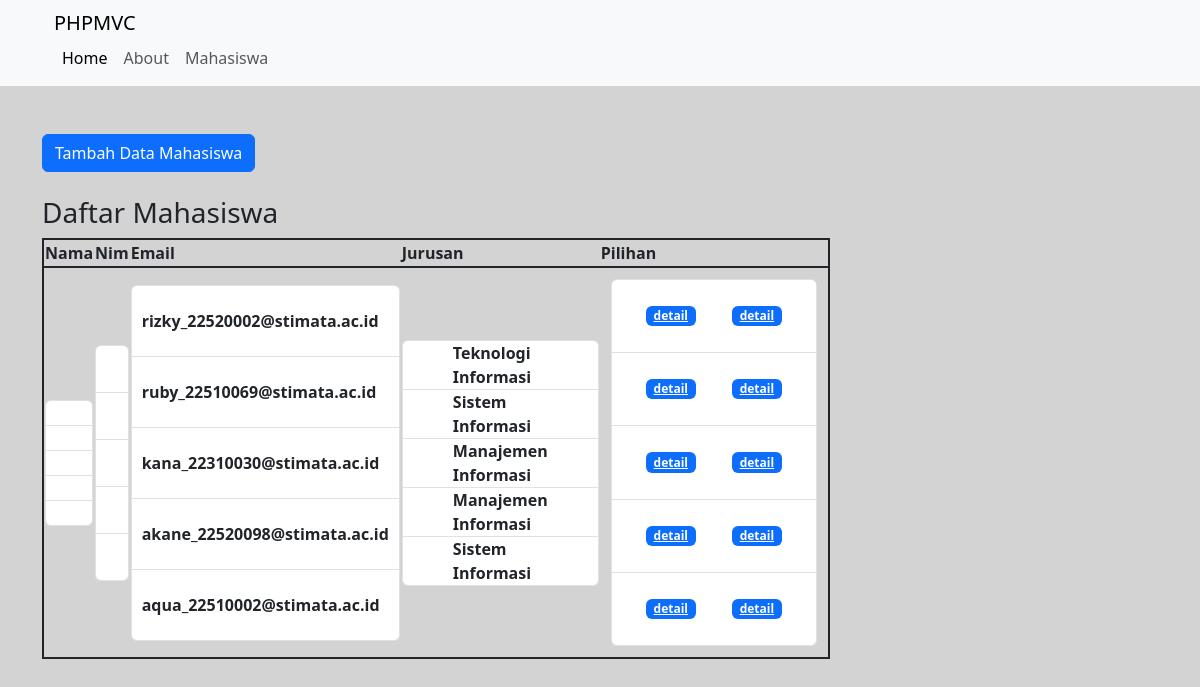
Screenshot of /public/mahasiswa with the database file from the repository.
### tables this page shows
CREATE TABLE `mahasiswa` (
  `id` int(100) NOT NULL,
  `nama` varchar(100) NOT NULL,
  `nim` varchar(100) NOT NULL,
  `email` varchar(100) NOT NULL,
  `jurusan` varchar(100) NOT NULL,
  `prestasi` varchar(100) NOT NULL,
  `tahun` int(100) NOT NULL,
  `tingkat` varchar(100) NOT NULL
);

### app/core/Controller.php (called while the page is built, shortened)
<?php
class Controller {
    public function view($view, $data = [])
    {
        require_once '../app/views/' . $view . '.php';
    }
    public function model($model)
    {
        return new $model;
    }
}
?>

### app/controllers/Mahasiswa.php (called while the page is built, shortened)
<?php
class Mahasiswa extends Controller{
    public function index()
    {
        $data['judul'] = 'Daftar Mahasiswa';
        $data['mhs'] = $this->model('Mahasiswa_model')->getAllMahasiswa();
        $this->view('templates/header', $data);
        $this->view('mahasiswa/index', $data);
        $this->view('templates/footer');
    }
}
?>

### app/core/App.php (called while the page is built, shortened)
<?php
class App{
    protected $method = 'index';
    protected $params = [];
    public function __construct()
    {
         $this->controller = new $this->controller;
         call_user_func_array([$this->controller, $this->method], $this->params);
    }
}
?>

### public/index.php (called while the page is built, shortened)
<?php
$app = new App;
?>

### app/core/Database.php (called while the page is built, shortened)
<?php
class Database {
    private $host = DB_HOST;
    private $user = DB_USER;
    private $pass = DB_PASS;
    private $db_name = DB_NAME;
    private $dbh;
    private $stmt;
    public function __construct()
    {
        $dsn = 'mysql:host='. $this->host .';dbname='. $this->db_name;
        $option = [
            PDO::ATTR_PERSISTENT => true,
            PDO::ATTR_ERRMODE => PDO::ERRMODE_EXCEPTION
        ];
        try {
            $this->dbh = new PDO($dsn, $this->user, $this->pass, $option);
        } catch (PDOException $e) {
            die($e->getMessage() );
        }
    }
    public function query($query)
    {
        $this->stmt = $this->dbh->prepare($query);
    }
    public function execute()
    {
        $this->stmt->execute();
    }
    public function resultSet()
    {
        $this->execute();
        return $this->stmt->fetchAll(PDO::FETCH_ASSOC);
    }
}

### app/models/Mahasiswa_model.php (called while the page is built, shortened)
<?php
class Mahasiswa_model{
    private $table = 'mahasiswa';
    private $db;
    public function __construct()
    {
        $this->db = new Database;
    }
    public function getAllMahasiswa()
    {
        $this->db->query('SELECT * FROM ' . $this->table);
        return $this->db->resultSet();
    }
}
?>

### app/views/mahasiswa/index.php (the view, shortened to what this page needs)
<div class="container mt-5">
    <div class="row">
        <div class="col-6">
        <button type="button" class="btn btn-primary" data-bs-toggle="modal"
        data-bs-target="#formModal">
                 Tambah Data Mahasiswa
        </button>
        <br>
        <br>
            <h3> Daftar Mahasiswa</h3>
            <table class="table-responsive" style="border: solid 2px">
                <thead style="border: solid 2px ">
                    <tr>
                    <th scope="col">Nama</th>
                    <th scope="col">Nim</th>
                    <th scope="col">Email</th>
                    <th scope="col">Jurusan</th>
                    <th scope="col">Pilihan</th>
                    </tr>
                </thead>
                <tbody>
            <tr>
                <th>
            <ul class="list-group">
                <?php foreach( $data['mhs'] as $mhs) : ?>
            <li class="list-group-item d-flex justify-content-between align-items-start" style="padding: 12px 20px">
            </li>
                <?php endforeach; ?>
            </ul>
                </th>
                <th>
            <ul class="list-group">
                <?php foreach( $data['mhs'] as $mhs) : ?>
            <li class="list-group-item d-flex justify-content-between align-items-start" style="padding: 23px 10px">
            </li>
                <?php endforeach; ?>
            </ul>
                </th>
                <th>
            <ul class="list-group">
                <?php foreach( $data['mhs'] as $mhs) : ?>
            <li class="list-group-item d-flex justify-content-between align-items-start" style="padding: 23px 10px">
                <?= $mhs['email'];?>
            </li>
                <?php endforeach; ?>
            </ul>
                </th>
                <th>
            <ul class="list-group">
                <?php foreach( $data['mhs'] as $mhs) : ?>
            <li class="list-group-item d-flex justify-content-between align-items-start" style="padding:0px 50px">
                <?= $mhs['jurusan'];?>
            </li>
                <?php endforeach; ?>
            </ul>
                </th>
                <th>
            <ul class="list-group" style="margin: 10px">
                <?php foreach( $data['mhs'] as $mhs) : ?>
            <li class="list-group-item d-flex justify-content-between align-items-start">
                <a href="<?= BASEURL;?>/mahasiswa/detail/<?= $mhs['id'];?>" class="badge text-bg-primary" style="margin: 18px">detail</a>
                <a href="<?= BASEURL;?>/mahasiswa/detail/<?= $mhs['id'];?>" class="badge text-bg-primary" style="margin: 18px">detail</a>
            </li>
                <?php endforeach; ?>
            </ul>
                </th>
                </tr>
                </tbody>
        </div>
    </div>
</div>

### app/views/templates/header.php (shortened to what this page needs)
<!DOCTYPE html>
<html lang="en">
<head>
    <link  rel="stylesheet" href="<?= BASEURL;?>/css/bootstrap.css">
</head>
<body style="background-color: lightgray">
<nav class="navbar navbar-expand-lg bg-body-tertiary">
    <div class="container">
  <div class="container-fluid">
    <a class="navbar-brand"  href="<?= BASEURL; ?>/index">PHPMVC</a>
    <div class="collapse navbar-collapse" id="navbarNavAltMarkup">
      <div class="navbar-nav">
        <a class="nav-link active" aria-current="page" href="<?= BASEURL; ?>/index">Home</a>
        <a class="nav-link" href="<?= BASEURL; ?>/about">About</a>
        <a class="nav-link" href="<?= BASEURL; ?>/mahasiswa">Mahasiswa</a>
      </div>
    </div>
  </div>
  </div>
</nav>

### app/views/templates/footer.php (shortened to what this page needs)
</body>
</html>

### rows the page displays
mahasiswa: email "rizky_22520002@stimata.ac.id", jurusan "Teknologi Informasi"
mahasiswa: email "ruby_22510069@stimata.ac.id", jurusan "Sistem Informasi"
mahasiswa: email "kana_22310030@stimata.ac.id", jurusan "Manajemen Informasi"
mahasiswa: email "akane_22520098@stimata.ac.id", jurusan "Manajemen Informasi"
mahasiswa: email "aqua_22510002@stimata.ac.id", jurusan "Sistem Informasi"
